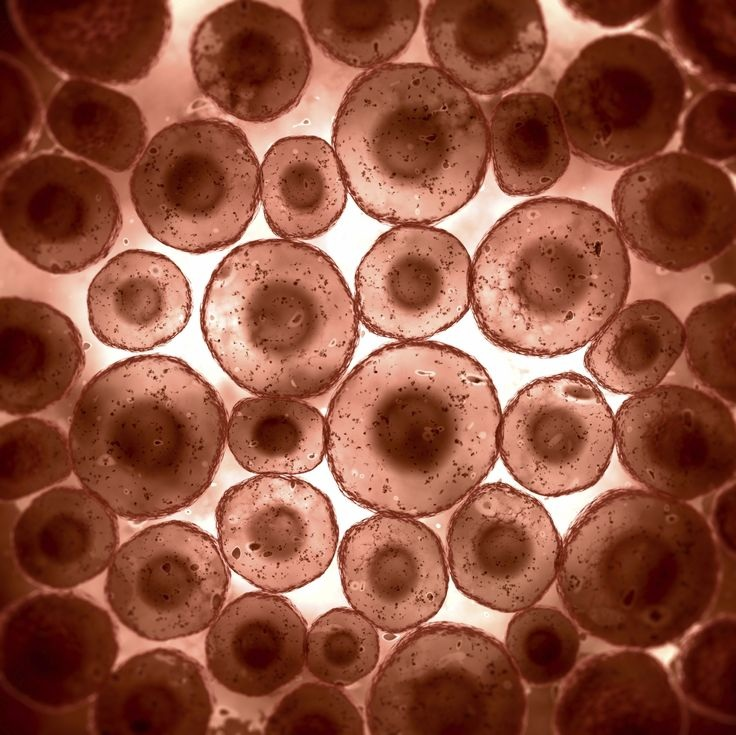
#> input picture TP7/exercice 5/cells3.jpg, 736 x 735 px
$ python exo5.py   (older library calls are emulated)
#> lines starting #> are read from the running program, lines starting #| are printed output that depends on the picture
import cv2
import numpy as np
import matplotlib.pyplot as plt
import os

DOSSIER = os.path.dirname(os.path.abspath(__file__))

image = cv2.imread(os.path.join(DOSSIER, "cells3.jpg"), cv2.IMREAD_GRAYSCALE)
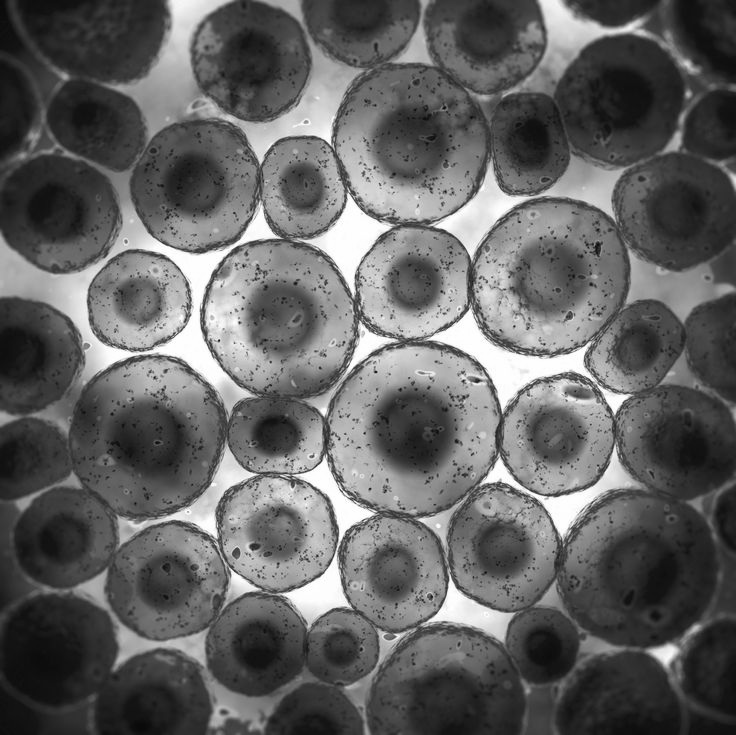
#> image: shape (735, 736); min 9, max 255, mean 98.9
if image is None:
    raise FileNotFoundError("cells3.jpg introuvable dans " + DOSSIER)

sobel_x = cv2.Sobel(image, cv2.CV_64F, 1, 0, ksize=3)
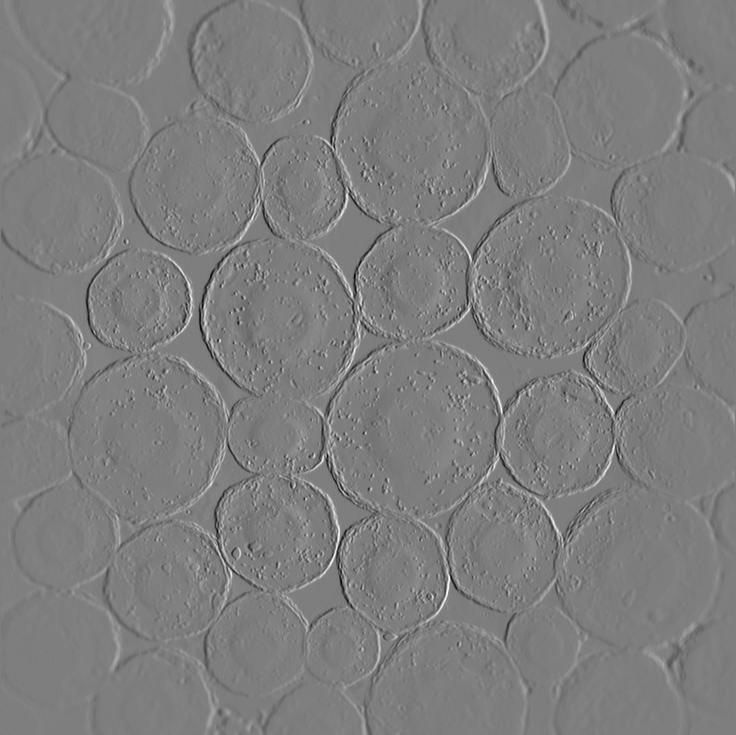
#> sobel_x: shape (735, 736) float64; min -750, max 764, mean 0; drawn with min black and max white
sobel_y = cv2.Sobel(image, cv2.CV_64F, 0, 1, ksize=3)
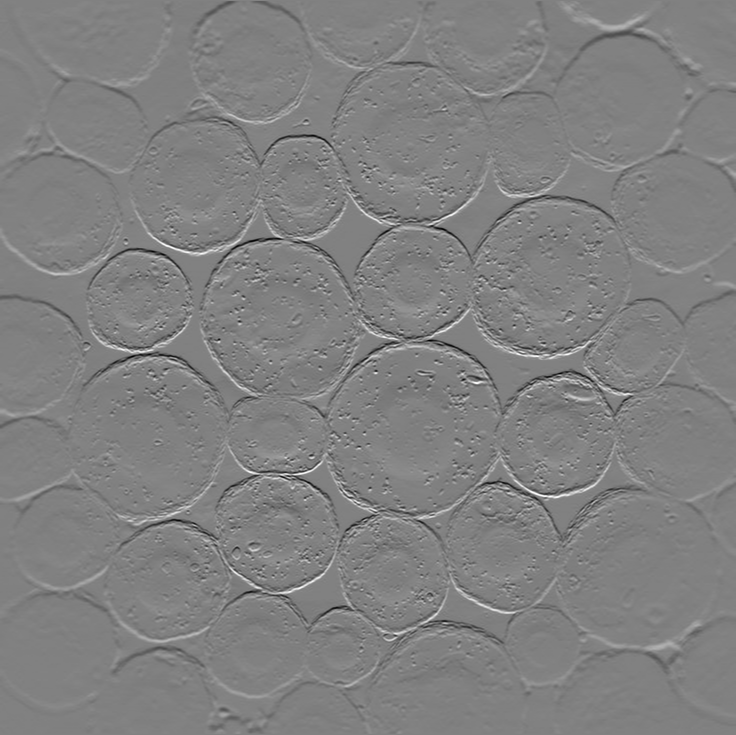
#> sobel_y: shape (735, 736) float64; min -750, max 731, mean -0.4; drawn with min black and max white

magnitude = cv2.magnitude(
    sobel_x.astype(np.float32),
    sobel_y.astype(np.float32)
)
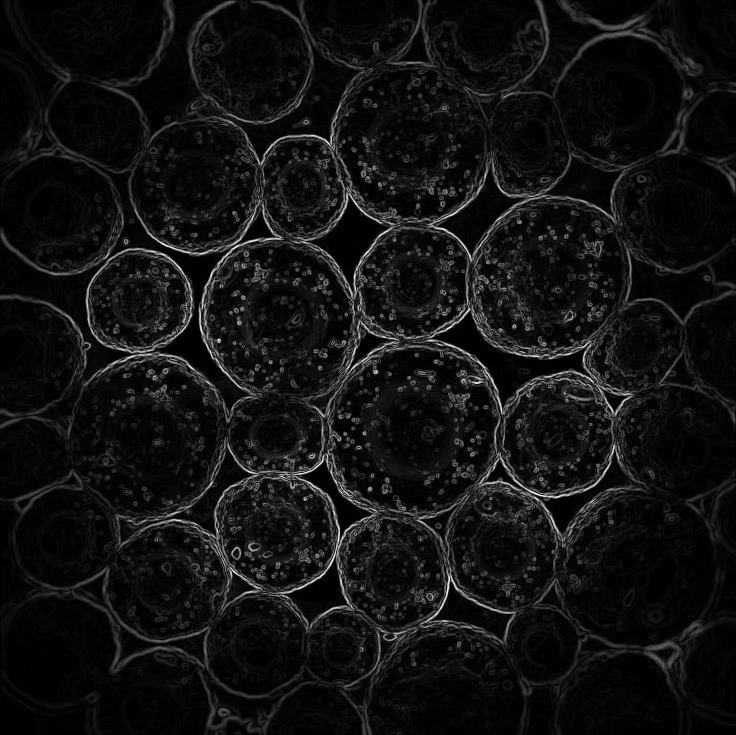
#> magnitude: shape (735, 736) float32; min 0, max 801.6, mean 57.6; drawn with min black and max white

sobel_x = cv2.convertScaleAbs(sobel_x)
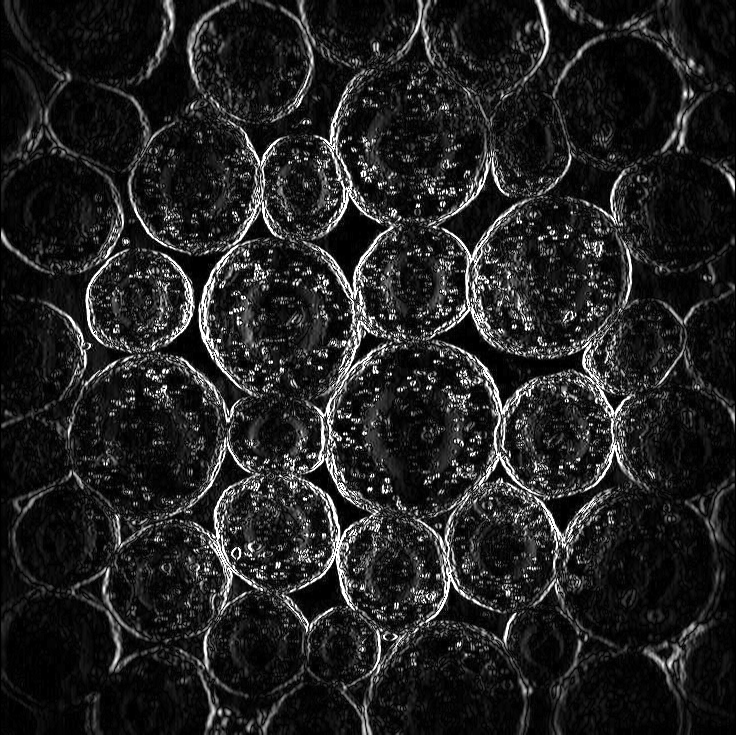
#> sobel_x: shape (735, 736); min 0, max 255, mean 34.4
sobel_y = cv2.convertScaleAbs(sobel_y)
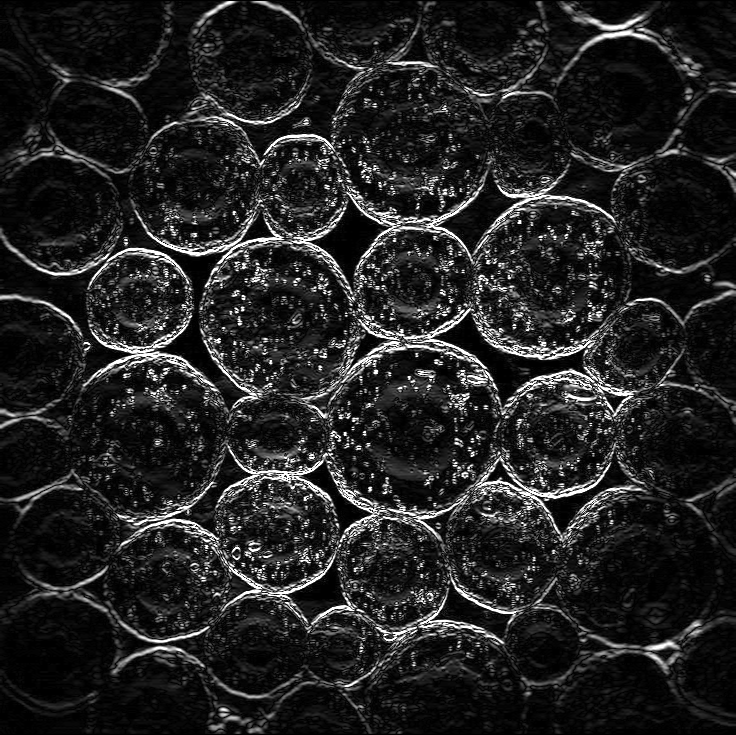
#> sobel_y: shape (735, 736); min 0, max 255, mean 35.3

plt.figure(figsize=(16,4))

plt.subplot(1,4,1)
plt.imshow(image, cmap="gray")
plt.title("Originale")

plt.subplot(1,4,2)
plt.imshow(sobel_x, cmap="gray")
plt.title("Sobel X")

plt.subplot(1,4,3)
plt.imshow(sobel_y, cmap="gray")
plt.title("Sobel Y")

plt.subplot(1,4,4)
plt.imshow(magnitude, cmap="gray")
plt.title("Magnitude")


plt.show()

$ run again, with TP7/exercice 5/cells2.jpg copied over TP7/exercice 5/cells3.jpg
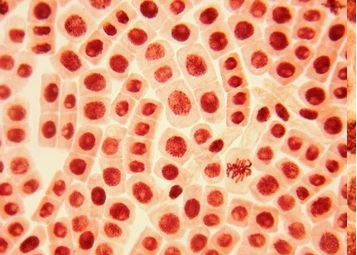
#> input picture TP7/exercice 5/cells2.jpg, 357 x 255 px
#> `sobel_x = cv2.convertScaleAbs(sobel_x)`:
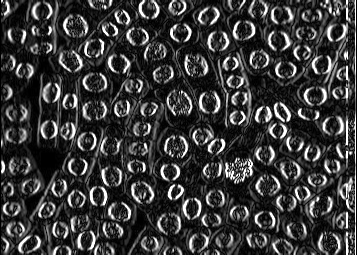
#> sobel_x: shape (255, 357); min 0, max 255, mean 58.1
#> `sobel_y = cv2.convertScaleAbs(sobel_y)`:
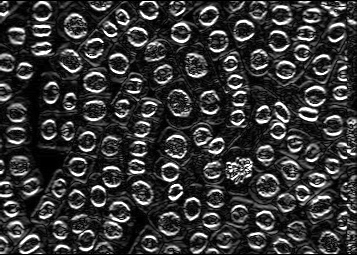
#> sobel_y: shape (255, 357); min 0, max 255, mean 54.5

$ run again, with TP7/exercice 5/cells.jpg copied over TP7/exercice 5/cells3.jpg
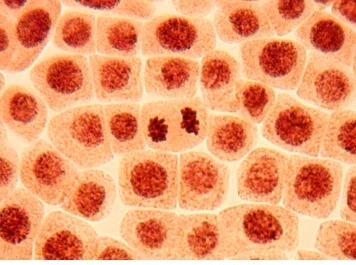
#> input picture TP7/exercice 5/cells.jpg, 356 x 265 px
#> `sobel_x = cv2.convertScaleAbs(sobel_x)`:
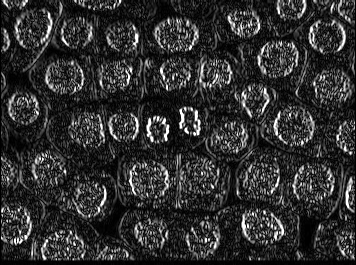
#> sobel_x: shape (265, 356); min 0, max 255, mean 48.5
#> `sobel_y = cv2.convertScaleAbs(sobel_y)`:
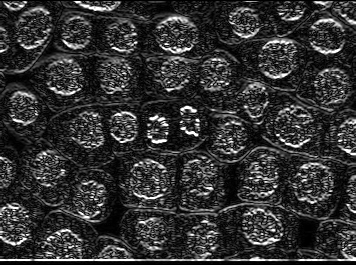
#> sobel_y: shape (265, 356); min 0, max 255, mean 51
